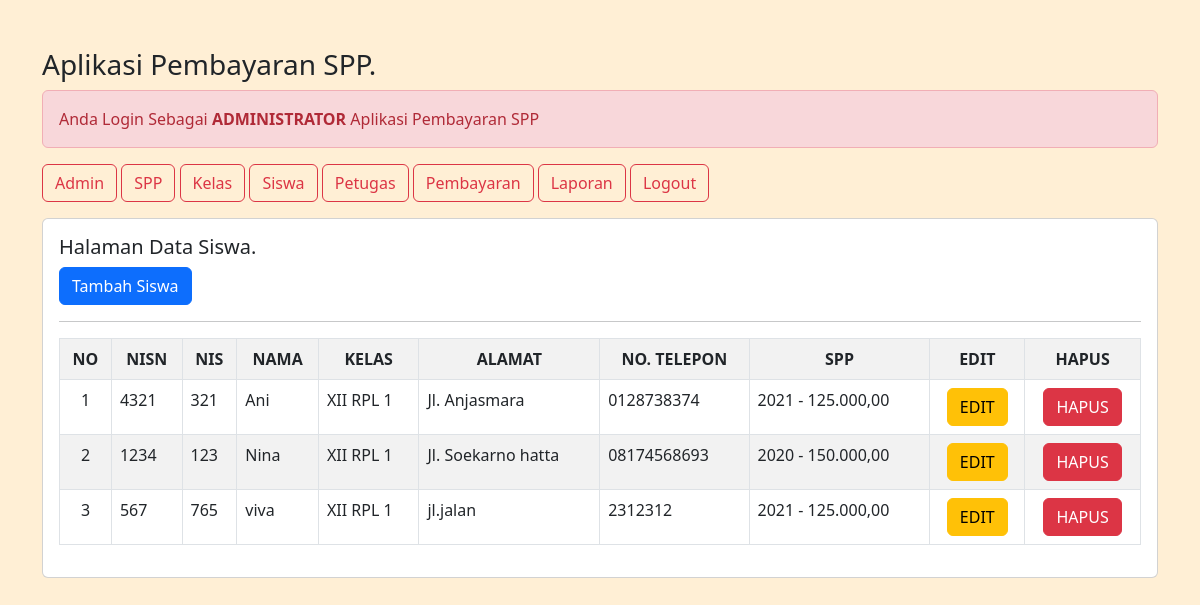
The app's page /pembayaranspp/admin/admin.php?url=siswa (signed in) with its own data.
### tables this page shows
CREATE TABLE `siswa` (
  `nisn` char(10) NOT NULL,
  `nis` char(8) NOT NULL,
  `nama` varchar(35) NOT NULL,
  `id_kelas` int(11) NOT NULL,
  `alamat` text NOT NULL,
  `no_telp` varchar(13) NOT NULL,
  `id_spp` int(11) NOT NULL
);

CREATE TABLE `kelas` (
  `id_kelas` int(11) NOT NULL,
  `nama_kelas` varchar(10) NOT NULL,
  `kompetensi_keahlian` varchar(50) NOT NULL
);

CREATE TABLE `spp` (
  `id_spp` int(11) NOT NULL,
  `tahun` int(11) NOT NULL,
  `nominal` int(11) NOT NULL
);

### pembayaranspp/admin/siswa.php (the view)
<h5>Halaman Data Siswa.</h5>
<a href="?url=tambah-siswa" class="btn btn-primary"> Tambah Siswa </a>
<hr>
<table class="table table-striped table-bordered">
    <tr class="fw-bold">
        <td align=center valign=top>NO</td>
        <td align=center valign=top>NISN</td>
        <td align=center valign=top>NIS</td>
        <td align=center valign=top>NAMA</td>
        <td align=center valign=top>KELAS</td>
        <td align=center valign=top>ALAMAT</td>
        <td align=center valign=top>NO. TELEPON</td>
        <td align=center valign=top>SPP</td>
        <td align=center valign=top>EDIT</td>
        <td align=center valign=top>HAPUS</td>
    </tr>
    <?php
    include'../koneksi.php';
    $no = 1;
    $sql = "SELECT*FROM siswa,spp,kelas WHERE siswa.id_kelas=kelas.id_kelas AND siswa.id_spp=spp.id_spp ORDER BY nama ASC";
    $query = mysqli_query($koneksi, $sql);
    foreach($query as $data) { ?>
    <tr>
        <td align=center><?= $no++; ?></td>
        <td><?= $data['nisn'] ?></td>
        <td><?= $data['nis'] ?></td>
        <td><?= $data['nama'] ?></td>
        <td><?= $data['nama_kelas'] ?></td>
        <td><?= $data['alamat'] ?></td>
        <td><?= $data['no_telp'] ?></td>
        <td><?= $data['tahun'] ?> -  <?= number_format($data['nominal'],2,',','.'); ?></td>
        <td>
            <center><a href="?url=edit-siswa&nisn=<?= $data['nisn'] ?>" class="btn btn-warning" >EDIT</a></center>
        </td>
        <td>
            <center><a onclick="return confrim('Apakah Anda Yakin Ingin Menghapus Data')" href="?url=hapus-siswa&nisn=<?= $data['nisn'] ?>" class="btn btn-danger" > HAPUS </a></center>
        </td>
    </tr>
    <?php } ?>
</table>

### records on screen
siswa: nisn "4321", nis "321", nama "Ani", id_kelas.nama_kelas "XII RPL 1", alamat "Jl. Anjasmara", no_telp "0128738374", id_spp.tahun "2021", id_spp.nominal "125.000,00"
siswa: nisn "1234", nis "123", nama "Nina", id_kelas.nama_kelas "XII RPL 1", alamat "Jl. Soekarno hatta", no_telp "08174568693", id_spp.tahun "2020", id_spp.nominal "150.000,00"
siswa: nisn "567", nis "765", nama "viva", id_kelas.nama_kelas "XII RPL 1", alamat "jl.jalan", no_telp "2312312", id_spp.tahun "2021", id_spp.nominal "125.000,00"
